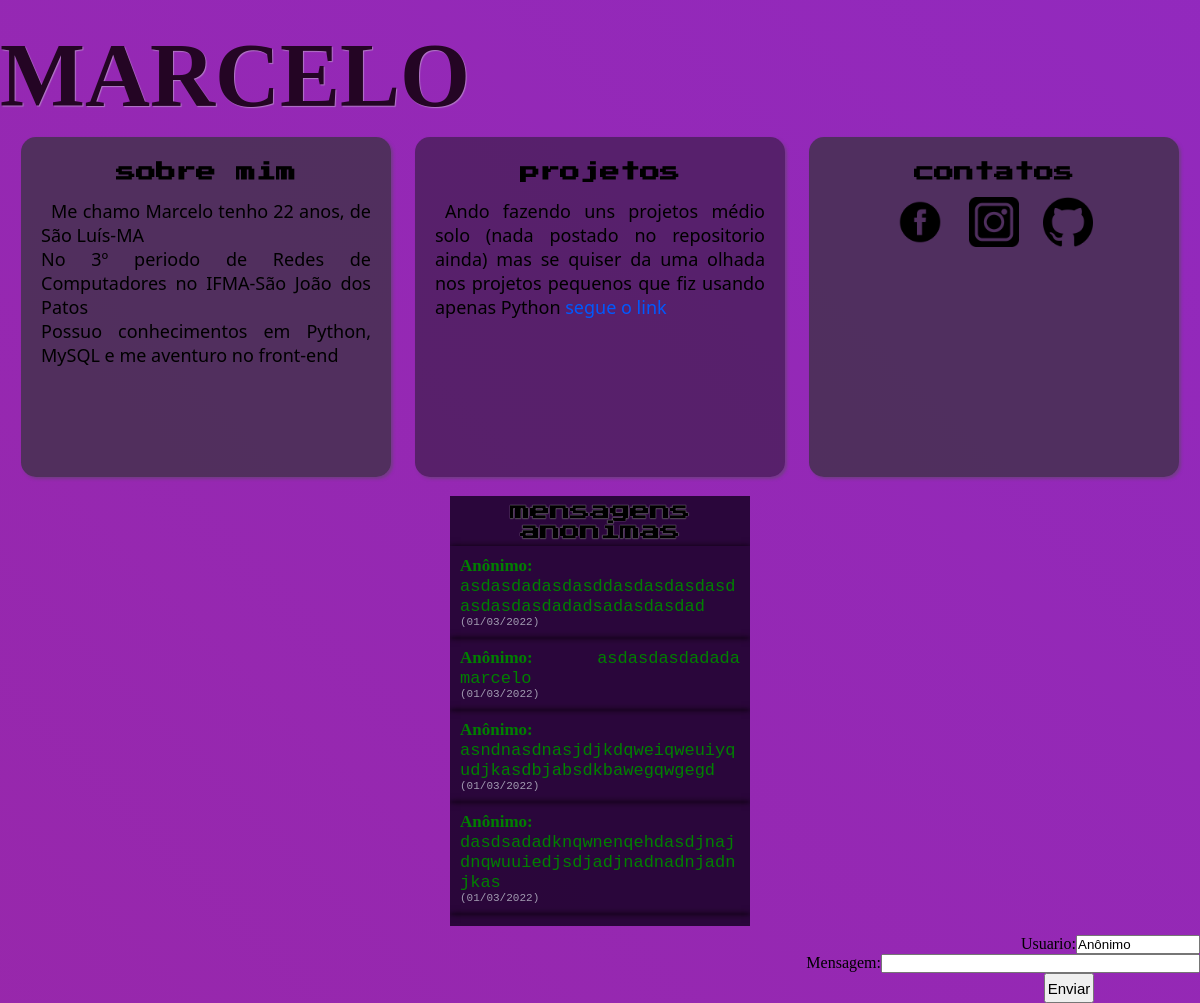
The page / on the database its author committed.
### apresentacao/models.py (models this page shows, shortened)
class Usuario(models.Model):
    usuario = models.CharField(default='Anônimo', max_length=25)
    mensagem = models.CharField(max_length=120)
    data_da_mensagem = models.DateTimeField(default=timezone.now)

### apresentacao/views.py (the view)
# urls.py: path('', views.index, name='index')
def index(request):
    dados = Usuario.objects.all()
    form = FormUsuario()
    if request.method != 'POST':
        return render(request, 'paginas/index.html',{
            'mensagens': dados,
            'usuario': form
        })
    form = FormUsuario(request.POST)
    if form.is_valid:
        form.save()
    return redirect('index')

### apresentacao/models.py
class FormUsuario(forms.ModelForm):
    class Meta:
        model = Usuario
        exclude = ('data_da_mensagem',)

### apresentacao/templates/paginas/index.html (shortened to what this page needs)
{%extends 'base.html'%}
{% load static %}
{%block 'conteudo'%}
    <header>
        <h1>MARCELO</h1>
    </header>
    <div id="conteudo">
        <span>
            <div id="sobre">
                <h2>sobre mim</h2>
                <p class="descricao">
                    Me chamo Marcelo
                    tenho 22 anos, de São Luís-MA
                    <br>
                    No 3º periodo de Redes de Computadores no IFMA-São João dos Patos
                    <br>
                    Possuo conhecimentos em Python, MySQL e me aventuro no front-end
                </p>
            </div>
        </span>
        <span>
            <div id="projetos">
                <h2>projetos</h2>
                <p class="descricao">
                    Ando fazendo uns projetos médio solo
                    (nada postado no repositorio ainda)
                    mas se quiser da uma olhada nos projetos pequenos que fiz usando apenas Python
                    <a class="links" target="_blank" rel="external" href="https://github.com/marcelo-py">segue o link</a>
                </p>
            </div>
        </span>
        <span>
            <div id="contatos">
                <h2>contatos</h2>
                <a class="contato_link" href="https://www.facebook.com/marcelo.jovi.7"><img class="contatos" src="{% static 'imagens/facebook_icone.png' %}" alt=""></a>
                <a class="contato_link" href="https://www.instagram.com/marcell0.o"><img class="contatos" src="{% static 'imagens/insta_icone.png' %}" alt=""></a>
                <a class="contato_link" href="https://github.com/marcelo-py"><img class="contatos" src="{% static 'imagens/github_icone.png'%}" alt=""></a>
            </div>
        </span>
        <div id="mensagens">
            <h2 style="text-shadow: 0 0 1px white;">mensagens anonimas</h2>
            {%for mensagem in mensagens%}
                {% if mensagem.mensagem %}
                    <p id="mensage">
                        <b>{{ mensagem.usuario }}:</b>
                        <code>{{ mensagem.mensagem }}
                            <span id="data">({{ mensagem.data_da_mensagem|date:'d/m/Y' }})</span>
                        </code>
                    </p>
                {%endif%}
            {%endfor%}
        </div>
        <div class="coisasdamsg">
            <form id="mandamsg" action="{% url 'index' %}" method="post">
                {{ usuario }}
                <button type="submit">Enviar</button>
            </form>
        </div>
    </div>
{%endblock%}

### templates/base.html (shortened to what this page needs)
{%load static%}
<!DOCTYPE html>
<html lang="en">
<head>
</head>
<body>
    {%block 'conteudo'%}
    {%endblock%}
</body>
</html>

### rows shown on the page
Usuario: usuario "Anônimo", mensagem "asdasdadasdasddasdasdasdasdasdasdasdadadsadasdasdad", data_da_mensagem "01/03/2022"
Usuario: usuario "Anônimo", mensagem "asdasdasdadada marcelo", data_da_mensagem "01/03/2022"
Usuario: usuario "Anônimo", mensagem "asndnasdnasjdjkdqweiqweuiyqudjkasdbjabsdkbawegqwgegd", data_da_mensagem "01/03/2022"
Usuario: usuario "Anônimo", mensagem "dasdsadadknqwnenqehdasdjnajdnqwuuiedjsdjadjnadnadnjadnjkas", data_da_mensagem "01/03/2022"
